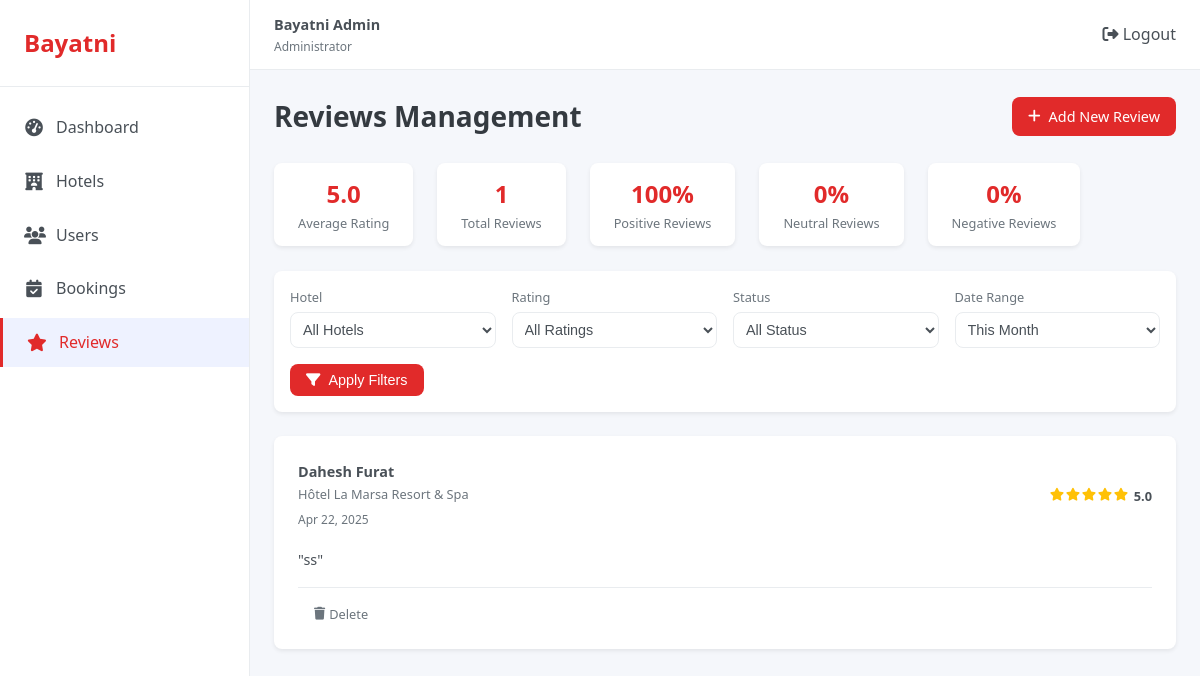
/admin/app/controllers/reviews/reviews.php (signed in), run on an earlier commit of the app's database.
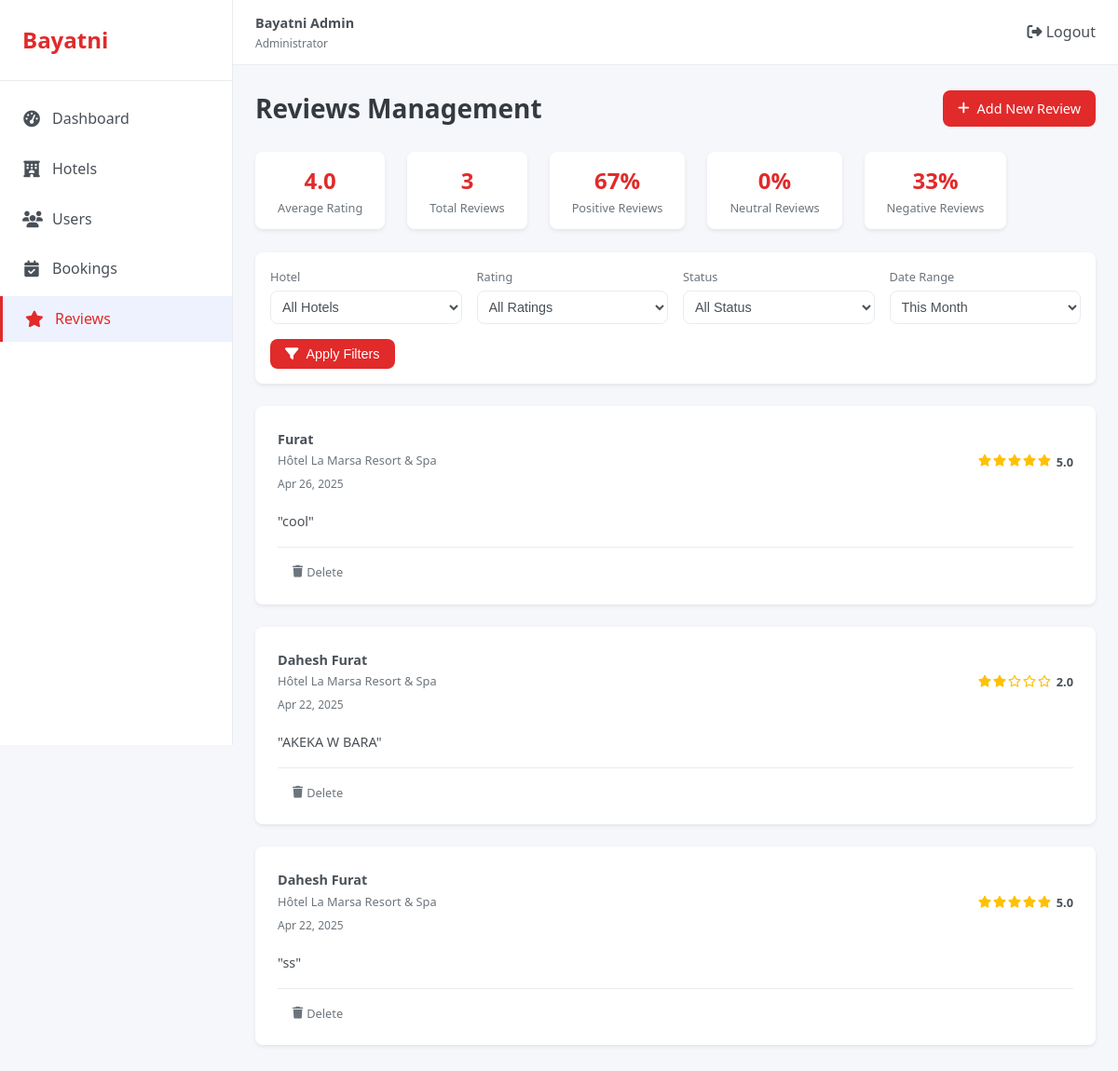
And on a later commit of the database.
### tables this page shows
CREATE TABLE `reviews` (
  `id` int(11) NOT NULL,
  `user_id` int(11) NOT NULL,
  `hotel_id` int(11) NOT NULL,
  `booking_id` int(11) DEFAULT NULL,
  `rating` int(1) NOT NULL,
  `comment` text DEFAULT NULL,
  `review_date` timestamp NOT NULL DEFAULT current_timestamp()
);

CREATE TABLE `users` (
  `id` int(11) NOT NULL,
  `firstname` varchar(30) NOT NULL,
  `lastname` varchar(30) NOT NULL,
  `fullname` varchar(100) NOT NULL,
  `birthday` date NOT NULL,
  `email` varchar(100) NOT NULL,
  `status` enum('active','suspended') NOT NULL,
  `password` varchar(255) NOT NULL,
  `card_number` varchar(16) NOT NULL,
  `card_name` varchar(100) NOT NULL,
  `card_expire` varchar(5) NOT NULL,
  `card_cvc` varchar(4) NOT NULL,
  `created_at` timestamp NOT NULL DEFAULT current_timestamp(),
  `reset_token` varchar(64) NOT NULL,
  `token_expire` datetime NOT NULL
);

CREATE TABLE `hotels` (
  `id` int(11) NOT NULL,
  `title` varchar(100) NOT NULL,
  `location` varchar(100) NOT NULL,
  `price` decimal(10,2) NOT NULL,
  `rating` int(1) NOT NULL,
  `reviews_count` int(11) NOT NULL DEFAULT 0,
  `region` enum('tunis','hammamet','sousse','djerba','tabarka') NOT NULL,
  `image_url` varchar(255) NOT NULL,
  `features` varchar(255) DEFAULT NULL,
  `created_at` timestamp NOT NULL DEFAULT current_timestamp()
);

### admin/app/controllers/Reviews/reviews.php (the view, shortened to what the changed rows need)
<?php
require_once __DIR__ .'/../../../config/config.php';
$dateRange = isset($_GET['date_range']) ? $_GET['date_range'] : 'month';
$query = "SELECT r.id, r.rating, r.comment, r.review_date,
                 u.fullname as reviewer_name, h.title as hotel_name,
                 u.id as user_id, h.id as hotel_id
          FROM reviews r
          JOIN users u ON r.user_id = u.id
          JOIN hotels h ON r.hotel_id = h.id
          WHERE 1=1";
switch ($dateRange) {
    case 'month':
        $query .= " AND r.review_date >= DATE_SUB(NOW(), INTERVAL 1 MONTH)";
        break;
}
$query .= " ORDER BY r.review_date DESC";
$result = $conn->query($query);
$reviews = [];
if ($result) {
    while ($row = $result->fetch_assoc()) {
        $reviews[] = $row;
    }
}
$totalReviewsQuery = "SELECT COUNT(*) as total, AVG(rating) as avg_rating FROM reviews";
$result = $conn->query($totalReviewsQuery);
$reviewStats = $result->fetch_assoc();
$positiveReviewsQuery = "SELECT COUNT(*) as total FROM reviews WHERE rating >= 4";
$result = $conn->query($positiveReviewsQuery);
$positiveReviews = $result->fetch_assoc()['total'];
$positivePercentage = ($reviewStats['total'] > 0) ? round(($positiveReviews / $reviewStats['total']) * 100) : 0;
$negativeReviewsQuery = "SELECT COUNT(*) as total FROM reviews WHERE rating < 3";
$result = $conn->query($negativeReviewsQuery);
$negativeReviews = $result->fetch_assoc()['total'];
$negativePercentage = ($reviewStats['total'] > 0) ? round(($negativeReviews / $reviewStats['total']) * 100) : 0;
?>
<!DOCTYPE html>
<html lang="en">
<head>
    <link rel="stylesheet" href="../../../public/css/styles.css">
    <link rel="stylesheet" href="https://cdnjs.cloudflare.com/ajax/libs/font-awesome/6.4.0/css/all.min.css">
</head>
<body>
    <div class="dashboard">
    <?php include __DIR__ .'/../../../includes/sidebar.php'; ?>
        <main class="main-content">
            <div class="dashboard-content" id="reviews">
                <div class="page-header">
                    <h1>Reviews Management</h1>
                </div>
                <div class="review-stats">
                    <div class="review-stat">
                        <span class="stat-value"><?php echo number_format($reviewStats['avg_rating'], 1); ?></span>
                        <span class="stat-label">Average Rating</span>
                    </div>
                    <div class="review-stat">
                        <span class="stat-value"><?php echo number_format($reviewStats['total']); ?></span>
                        <span class="stat-label">Total Reviews</span>
                    </div>
                    <div class="review-stat">
                        <span class="stat-value"><?php echo $positivePercentage; ?>%</span>
                        <span class="stat-label">Positive Reviews</span>
                    </div>
                    <div class="review-stat">
                        <span class="stat-value"><?php echo $negativePercentage; ?>%</span>
                        <span class="stat-label">Negative Reviews</span>
                    </div>
                </div>
                <br>
                <div class="reviews-list">
                    <?php foreach ($reviews as $index => $review): ?>
                    <div class="review-item">
                        <div class="review-header">
                            <div class="reviewer-info">
                                <div>
                                    <h4><?php echo htmlspecialchars($review['reviewer_name']); ?></h4>
                                    <p><?php echo htmlspecialchars($review['hotel_name']); ?></p>
                                    <span class="review-date"><?php echo date('M d, Y', strtotime($review['review_date'])); ?></span>
                                </div>
                            </div>
                            <div class="review-rating">
                                <?php for ($i = 1; $i <= 5; $i++): ?>
                                    <?php if ($i <= $review['rating']): ?>
                                        <i class="fas fa-star"></i>
                                    <?php elseif ($i - 0.5 <= $review['rating']): ?>
                                        <i class="fas fa-star-half-alt"></i>
                                    <?php else: ?>
                                        <i class="far fa-star"></i>
                                    <?php endif; ?>
                                <?php endfor; ?>
                                <span><?php echo number_format($review['rating'], 1); ?></span>
                            </div>
                        </div>
                        <div class="review-content">
                            <p>"<?php echo htmlspecialchars($review['comment']); ?>"</p>
                        </div>
                        <div class="review-footer">
                            <div class="review-actions">
                                <a href="reviews.php?action=delete&id=<?php echo $review['id']; ?>" class="review-action" onclick="return confirm('Are you sure you want to delete this review?');"><i class="fas fa-trash"></i> Delete</a>
                            </div>
                        </div>
                    </div>
                    <?php endforeach; ?>
                </div>
            </div>
        </main>
    </div>
</body>
</html>

What changed in the data, as far as the page shows it:
added reviews: user.fullname "Furat", hotel.title "Hôtel La Marsa Resort & Spa", review_date "Apr 26, 2025", rating "5.0", comment "cool"
added reviews: user.fullname "Dahesh Furat", hotel.title "Hôtel La Marsa Resort & Spa", review_date "Apr 22, 2025", rating "2.0", comment "AKEKA W BARA"
Also different on the page:
$reviewStats['avg_rating']: "5.0" → "4.0"
$reviewStats['total']: "1" → "3"
$positivePercentage: "100" → "67"
$negativePercentage: "0" → "33"
